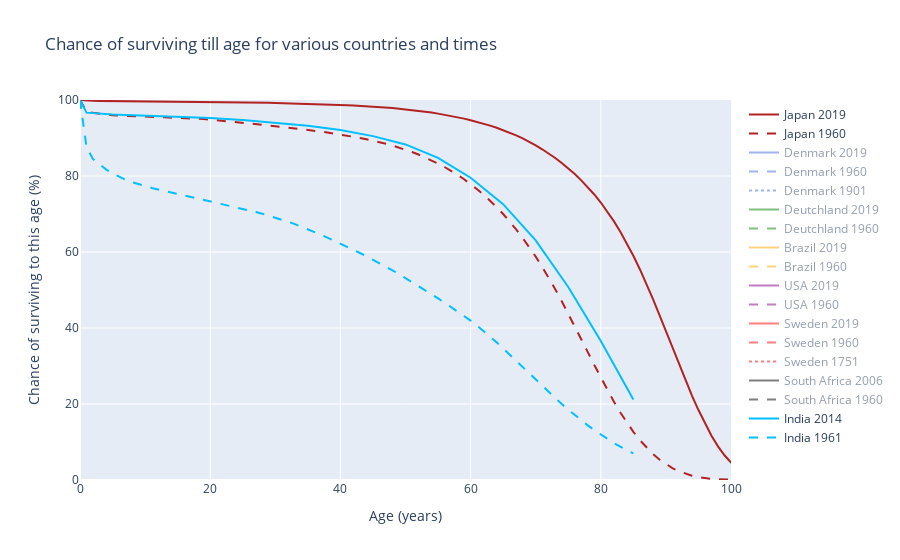

The notebook cell this image was saved under:
### Markdown cell above
### Code

### Code cell
# countries: 'Japan', 'Denmark', 'Deutchland', 'Brazil', 'USA', 'Sweden', 'Bolivia', 'South_Africa'

# make dict with countries and years
all_data = dict()

country = "Japan"
# Make plot for Japan 1960
year = 1960
df = pd.read_csv('life_tables/' + country + '.csv')
df = df[df['Year1'] == year]
df = df[df['TypeLT'] == 1]
df = df[["Age", "l(x)", "Sex"]]
df = df.groupby(['Age']).sum()
df = df[['l(x)']]
all_data[(country, year)] = df

# Make plot for Japan 2019
year = 2019
df = pd.read_csv('life_tables/' + country + '.csv')
df = df[df['Year1'] == year]
df = df[df['TypeLT'] == 1]
df = df[["Age", "l(x)", "Sex"]]
df = df.groupby(['Age']).sum()
df = df[['l(x)']]
all_data[(country, year)] = df

country = "Denmark"
# Make plot for Denmark 1960
year = 1960
df = pd.read_csv('life_tables/' + country + '.csv')
df = df[df['Year1'] == 1961]
df = df[df['TypeLT'] == 1]
df = df[["Age", "l(x)", "Sex"]]
df = df.groupby(['Age']).sum()
df = df[['l(x)']]
all_data[(country, year)] = df

# Make plot for Denmark 2019
year = 2019
df = pd.read_csv('life_tables/' + country + '.csv')
df = df[df['Year1'] == year]
df = df[df['TypeLT'] == 1]
df = df[["Age", "l(x)", "Sex"]]
df = df.groupby(['Age']).sum()
df = df[['l(x)']]
all_data[(country, year)] = df

# Make plot of Denmark 1901
year = 1901
df = pd.read_csv('life_tables/' + country + '.csv')
df = df[df['Year1'] == year]
df = df[df['TypeLT'] == 1]
df = df[["Age", "l(x)", "Sex"]]
df = df.groupby(['Age']).sum()
df = df[['l(x)']]
all_data[(country, year)] = df



country = "Deutchland"
# Make plot for Deutchland 1960
year = 1960
df = pd.read_csv('life_tables/' + country + '.csv')
df = df[df['Year1'] == year]
df = df[df['TypeLT'] == 1]
df = df[["Age", "l(x)", "Sex"]]
df = df.groupby(['Age']).sum()
df = df[['l(x)']]
all_data[(country, year)] = df

# Make plot for Deutchland 2019
year = 2019
df = pd.read_csv('life_tables/' + country + '.csv')
df = df[df['Year1'] == year]
df = df[df['TypeLT'] == 1]
df = df[["Age", "l(x)", "Sex"]]
df = df.groupby(['Age']).sum()
df = df[['l(x)']]
all_data[(country, year)] = df

# Make plot for Brazil 1960
country = "Brazil"
year = 1960
df = pd.read_csv('life_tables/' + country + '.csv')
df = df[df['Year1'] == year]
df = df[["Age", "l(x)", "Sex"]]
df = df.groupby(['Age']).sum()
df = df[['l(x)']]
all_data[(country, year)] = df


# Make plot for Brazil 2019
year = 2019
df = pd.read_csv('life_tables/' + country + '.csv')
df = df[df['Year1'] == year]
df = df[df['TypeLT'] == 1]
df = df[["Age", "l(x)", "Sex"]]
df = df.groupby(['Age']).sum()
df = df[['l(x)']]
all_data[(country, year)] = df

# Make plot for USA 1960
country = "USA"
year = 1960
df = pd.read_csv('life_tables/' + country + '.csv')
df = df[df['Year1'] == year]
df = df[df['TypeLT'] == 1]
df = df[["Age", "l(x)", "Sex"]]
df = df.groupby(['Age']).sum()
df = df[['l(x)']]
all_data[(country, year)] = df

# Make plot for USA 2019
year = 2019
df = pd.read_csv('life_tables/' + country + '.csv')
df = df[df['Year1'] == year]
df = df[df['TypeLT'] == 1]
df = df[["Age", "l(x)", "Sex"]]
df = df.groupby(['Age']).sum()
df = df[['l(x)']]
all_data[(country, year)] = df

# Make plot for Sweden 1960
country = "Sweden"
year = 1960
df = pd.read_csv('life_tables/' + country + '.csv')
df = df[df['Year1'] == year]
df = df[df['TypeLT'] == 1]
df = df[["Age", "l(x)", "Sex"]]
df = df.groupby(['Age']).sum()
df = df[['l(x)']]
all_data[(country, year)] = df

# Make plot for Sweden 2019
year = 2019
df = pd.read_csv('life_tables/' + country + '.csv')
df = df[df['Year1'] == year]
df = df[df['TypeLT'] == 1]
df = df[["Age", "l(x)", "Sex"]]
df = df.groupby(['Age']).sum()
df = df[['l(x)']]
all_data[(country, year)] = df

# Make plot of Sweden 1751
year = 1751
df = pd.read_csv('life_tables/' + country + '.csv')
df = df[df['Year1'] == year]
df = df[["Age", "l(x)", "Sex"]]
df = df.groupby(['Age']).sum()
df = df[['l(x)']]
all_data[(country, year)] = df
# Make plot for South Africa 1960
country = "South_Africa"
year = 1960
df = pd.read_csv('life_tables/' + country + '.csv')
df = df[df['Year1'] == year]
df = df[["Age", "l(x)", "Sex"]]
df = df.groupby(['Age']).sum()
df = df[['l(x)']]
all_data[(country, year)] = df

# Make plot for South Africa 2006
year = 2006
df = pd.read_csv('life_tables/' + country + '.csv')
df = df[df['Year1'] == year]
df = df[df['TypeLT'] == 1]
df = df[["Age", "l(x)", "Sex"]]
df = df.groupby(['Age']).sum()
df = df[['l(x)']]
all_data[(country, year)] = df

# Make plot of India 1961
country = "India"
year = 1961
df = pd.read_csv('life_tables/' + country + '.csv')
df = df[df['TypeLT'] == 1]
df = df[df['Year1'] == year]
df = df[["Age", "l(x)", "Sex"]]
df = df.groupby(['Age']).sum()
df = df[['l(x)']]
all_data[(country, year)] = df

# Make plot of India 2014
year = 2014
df = pd.read_csv('life_tables/' + country + '.csv')
df = df[df['Year1'] == year]
df = df[["Age", "l(x)", "Sex"]]
df = df.groupby(['Age']).sum()
df = df[['l(x)']]
all_data[(country, year)] = df

# For each country, divide by the first value to get a percentage
for key, val in all_data.items():
     divisor = val.head(1).values[0][0]
     for i in range(len(val)):
          val.iloc[i] = val.iloc[i] / divisor * 100
fig = go.Figure()

colors = ['firebrick', 'royalblue', 'green', 'orange', 'purple', 'red', 'black', 'deepskyblue']
styles = ['solid', 'dash', 'dot', 'dashdot']

# For each country, make a plot
for i, country in enumerate(['Japan', 'Denmark', 'Deutchland', 'Brazil', 'USA', 'Sweden', 'South_Africa', 'India']):
     for j, year in enumerate([2019, 2014, 2006, 1961, 1960, 1901, 1751]):
          if year > 2000:
               j = 0
          elif year < 2000 and year > 1950:
               j = 1
          else:
               j = 2

          if (country, year) in all_data:
               vis = 'legendonly'
               if country in ['India', 'Japan']:
                    vis = None
               fig.add_trace(go.Scatter(x=list(all_data[(country, year)].index.values), y=all_data[(country, year)].to_numpy()[:,0].tolist(), name=str(country + ' ' + str(year)).replace('_', ' '),
                                        line=dict(color=colors[i], width=2, dash=styles[j]), opacity=1, mode='lines', visible=vis, showlegend=True))

# Edit the layout
fig.update_layout(title='Chance of surviving till age for various countries and times',
                   xaxis_title='Age (years)',
                   yaxis_title='Chance of surviving to this age (%)',
                   yaxis_range=[0,100],
                   xaxis_range=[0,100])

fig.show()
fig.write_html("Survival_rate.html")

### Figure 1 — Plotly figure (JSON) as saved in the notebook; plotly's stock layout.template omitted (floating-point values rounded to 4 significant figures)
{"data": [{"line": {"color": "firebrick", "dash": "solid", "width": 2}, "mode": "lines", "name": "Japan 2019", "opacity": 1, "showlegend": true, "type": "scatter", "x": [0, 1, 2, 3, 4, 5, 6, 7, 8, 9, 10, 11, 12, 13, 14, 15, 16, 17, 18, 19, 20, 21, 22, 23, 24, 25, 26, 27, 28, 29, 30, 31, 32, 33, 34, 35, 36, 37, 38, 39, 40, 41, 42, 43, 44, 45, 46, 47, 48, 49, 50, 51, 52, 53, 54, 55, 56, 57, 58, 59, 60, 61, 62, 63, 64, 65, 66, 67, 68, 69, 70, 71, 72, 73, 74, 75, 76, 77, 78, 79, 80, 81, 82, 83, 84, 85, 86, 87, 88, 89, 90, 91, 92, 93, 94, 95, 96, 97, 98, 99, 100, 101, 102, 103, 104, 105], "y": [100, 99.81, 99.78, 99.77, 99.75, 99.74, 99.73, 99.72, 99.72, 99.71, 99.7, 99.7, 99.69, 99.68, 99.67, 99.66, 99.65, 99.63, 99.61, 99.59, 99.56, 99.53, 99.5, 99.46, 99.43, 99.39, 99.36, 99.33, 99.3, 99.26, 99.22, 99.18, 99.14, 99.09, 99.05, 99.0, 98.95, 98.89, 98.83, 98.77, 98.7, 98.62, 98.54, 98.46, 98.36, 98.26, 98.14, 98.02, 97.88, 97.72, 97.55, 97.36, 97.15, 96.92, 96.68, 96.42, 96.13, 95.82, 95.47, 95.1, 94.69, 94.25, 93.77, 93.25, 92.68, 92.07, 91.41, 90.68, 89.89, 89.02, 88.06, 87.03, 85.92, 84.73, 83.44, 82.04, 80.51, 78.86, 77.07, 75.13, 73.01, 70.68, 68.12, 65.32, 62.29, 59.01, 55.48, 51.7, 47.68, 43.48, 39.15, 34.8, 30.49, 26.26, 22.22, 18.41, 14.84, 11.64, 8.852, 6.511, 4.616, 3.143, 2.048, 1.272, 0.7485, 0.416]}, {"line": {"color": "firebrick", "dash": "dash", "width": 2}, "mode": "lines", "name": "Japan 1960", "opacity": 1, "showlegend": true, "type": "scatter", "x": [0, 1, 2, 3, 4, 5, 6, 7, 8, 9, 10, 11, 12, 13, 14, 15, 16, 17, 18, 19, 20, 21, 22, 23, 24, 25, 26, 27, 28, 29, 30, 31, 32, 33, 34, 35, 36, 37, 38, 39, 40, 41, 42, 43, 44, 45, 46, 47, 48, 49, 50, 51, 52, 53, 54, 55, 56, 57, 58, 59, 60, 61, 62, 63, 64, 65, 66, 67, 68, 69, 70, 71, 72, 73, 74, 75, 76, 77, 78, 79, 80, 81, 82, 83, 84, 85, 86, 87, 88, 89, 90, 91, 92, 93, 94, 95, 96, 97, 98, 99, 100, 101, 102, 103, 104, 105], "y": [100, 96.96, 96.63, 96.37, 96.17, 96.02, 95.9, 95.8, 95.72, 95.65, 95.59, 95.54, 95.49, 95.44, 95.4, 95.35, 95.28, 95.2, 95.1, 94.98, 94.85, 94.7, 94.54, 94.37, 94.2, 94.02, 93.84, 93.66, 93.48, 93.3, 93.12, 92.93, 92.75, 92.55, 92.35, 92.14, 91.92, 91.7, 91.46, 91.2, 90.93, 90.64, 90.34, 90.03, 89.69, 89.32, 88.92, 88.48, 88.01, 87.49, 86.92, 86.31, 85.65, 84.92, 84.13, 83.28, 82.37, 81.38, 80.3, 79.13, 77.87, 76.52, 75.06, 73.5, 71.82, 70.0, 68.03, 65.93, 63.69, 61.31, 58.78, 56.09, 53.23, 50.21, 47.06, 43.8, 40.46, 37.07, 33.66, 30.26, 26.94, 23.73, 20.66, 17.77, 15.11, 12.67, 10.49, 8.544, 6.846, 5.384, 4.149, 3.125, 2.294, 1.638, 1.133, 0.7565, 0.485, 0.298, 0.1735, 0.0955, 0.0495, 0.024, 0.011, 0.004, 0.0015, 0.0005]}, {"line": {"color": "royalblue", "dash": "solid", "width": 2}, "mode": "lines", "name": "Denmark 2019", "opacity": 1, "showlegend": true, "type": "scatter", "visible": "legendonly", "x": [0, 1, 2, 3, 4, 5, 6, 7, 8, 9, 10, 11, 12, 13, 14, 15, 16, 17, 18, 19, 20, 21, 22, 23, 24, 25, 26, 27, 28, 29, 30, 31, 32, 33, 34, 35, 36, 37, 38, 39, 40, 41, 42, 43, 44, 45, 46, 47, 48, 49, 50, 51, 52, 53, 54, 55, 56, 57, 58, 59, 60, 61, 62, 63, 64, 65, 66, 67, 68, 69, 70, 71, 72, 73, 74, 75, 76, 77, 78, 79, 80, 81, 82, 83, 84, 85, 86, 87, 88, 89, 90, 91, 92, 93, 94, 95, 96, 97, 98, 99], "y": [100, 99.69, 99.67, 99.67, 99.66, 99.65, 99.64, 99.63, 99.62, 99.62, 99.62, 99.61, 99.61, 99.6, 99.6, 99.59, 99.57, 99.55, 99.54, 99.51, 99.48, 99.45, 99.43, 99.4, 99.37, 99.33, 99.29, 99.26, 99.22, 99.19, 99.15, 99.12, 99.08, 99.04, 99.0, 98.96, 98.9, 98.84, 98.78, 98.71, 98.64, 98.58, 98.51, 98.43, 98.34, 98.22, 98.09, 97.95, 97.81, 97.62, 97.42, 97.21, 96.95, 96.69, 96.39, 96.06, 95.7, 95.32, 94.89, 94.42, 93.83, 93.2, 92.48, 91.76, 90.95, 90.01, 89.04, 87.9, 86.75, 85.46, 84.09, 82.75, 81.34, 79.84, 78.12, 76.29, 74.09, 71.92, 69.62, 67.2, 64.49, 61.59, 58.56, 55.19, 51.52, 47.71, 43.79, 39.67, 35.42, 31.1, 27.03, 22.87, 19.07, 15.51, 12.48, 9.712, 7.43, 5.522, 3.966, 2.653]}, {"line": {"color": "royalblue", "dash": "dash", "width": 2}, "mode": "lines", "name": "Denmark 1960", "opacity": 1, "showlegend": true, "type": "scatter", "visible": "legendonly", "x": [0, 1, 2, 3, 4, 5, 6, 7, 8, 9, 10, 11, 12, 13, 14, 15, 16, 17, 18, 19, 20, 21, 22, 23, 24, 25, 26, 27, 28, 29, 30, 31, 32, 33, 34, 35, 36, 37, 38, 39, 40, 41, 42, 43, 44, 45, 46, 47, 48, 49, 50, 51, 52, 53, 54, 55, 56, 57, 58, 59, 60, 61, 62, 63, 64, 65, 66, 67, 68, 69, 70, 71, 72, 73, 74, 75, 76, 77, 78, 79, 80, 81, 82, 83, 84, 85, 86, 87, 88, 89, 90], "y": [100, 97.92, 97.79, 97.71, 97.63, 97.58, 97.53, 97.49, 97.44, 97.4, 97.37, 97.34, 97.31, 97.28, 97.25, 97.21, 97.17, 97.13, 97.07, 97.01, 96.94, 96.86, 96.78, 96.7, 96.63, 96.56, 96.49, 96.42, 96.34, 96.25, 96.17, 96.08, 95.98, 95.88, 95.78, 95.65, 95.53, 95.41, 95.26, 95.09, 94.91, 94.71, 94.5, 94.28, 94.04, 93.77, 93.48, 93.17, 92.82, 92.45, 92.03, 91.56, 91.06, 90.52, 89.91, 89.21, 88.46, 87.65, 86.76, 85.79, 84.74, 83.61, 82.38, 81.07, 79.66, 78.09, 76.4, 74.6, 72.61, 70.51, 68.33, 65.95, 63.34, 60.62, 57.78, 54.72, 51.54, 48.23, 44.7, 41.12, 37.46, 33.77, 30.13, 26.47, 22.94, 19.66, 16.55, 13.71, 11.19, 8.897, 6.913]}, {"line": {"color": "royalblue", "dash": "dot", "width": 2}, "mode": "lines", "name": "Denmark 1901", "opacity": 1, "showlegend": true, "type": "scatter", "visible": "legendonly", "x": [0, 1, 2, 3, 4, 5, 6, 7, 8, 9, 10, 11, 12, 13, 14, 15, 16, 17, 18, 19, 20, 21, 22, 23, 24, 25, 26, 27, 28, 29, 30, 31, 32, 33, 34, 35, 36, 37, 38, 39, 40, 41, 42, 43, 44, 45, 46, 47, 48, 49, 50, 51, 52, 53, 54, 55, 56, 57, 58, 59, 60, 61, 62, 63, 64, 65, 66, 67, 68, 69, 70, 71, 72, 73, 74, 75, 76, 77, 78, 79, 80, 81, 82, 83, 84, 85, 86, 87, 88, 89, 90], "y": [100, 88.26, 86.56, 85.88, 85.4, 85.04, 84.73, 84.45, 84.19, 83.95, 83.73, 83.51, 83.3, 83.09, 82.87, 82.64, 82.38, 82.1, 81.8, 81.49, 81.17, 80.83, 80.47, 80.1, 79.72, 79.33, 78.96, 78.6, 78.23, 77.85, 77.46, 77.06, 76.64, 76.22, 75.79, 75.34, 74.89, 74.42, 73.95, 73.46, 72.94, 72.4, 71.85, 71.28, 70.71, 70.13, 69.51, 68.88, 68.22, 67.53, 66.81, 66.06, 65.28, 64.47, 63.61, 62.71, 61.76, 60.76, 59.71, 58.6, 57.43, 56.23, 54.95, 53.59, 52.14, 50.59, 48.92, 47.17, 45.37, 43.51, 41.53, 39.48, 37.33, 35.04, 32.69, 30.33, 27.89, 25.44, 23.04, 20.72, 18.47, 16.28, 14.15, 12.13, 10.19, 8.37, 6.815, 5.487, 4.288, 3.219, 2.343]}, {"line": {"color": "green", "dash": "solid", "width": 2}, "mode": "lines", "name": "Deutchland 2019", "opacity": 1, "showlegend": true, "type": "scatter", "visible": "legendonly", "x": [0, 1, 2, 3, 4, 5, 6, 7, 8, 9, 10, 11, 12, 13, 14, 15, 16, 17, 18, 19, 20, 21, 22, 23, 24, 25, 26, 27, 28, 29, 30, 31, 32, 33, 34, 35, 36, 37, 38, 39, 40, 41, 42, 43, 44, 45, 46, 47, 48, 49, 50, 51, 52, 53, 54, 55, 56, 57, 58, 59, 60, 61, 62, 63, 64, 65, 66, 67, 68, 69, 70, 71, 72, 73, 74, 75, 76, 77, 78, 79, 80, 81, 82, 83, 84, 85, 86, 87, 88, 89, 90, 91, 92, 93, 94, 95, 96, 97, 98, 99, 100], "y": [100, 99.69, 99.67, 99.66, 99.65, 99.64, 99.63, 99.62, 99.61, 99.61, 99.6, 99.59, 99.59, 99.58, 99.57, 99.56, 99.55, 99.53, 99.51, 99.48, 99.45, 99.41, 99.38, 99.35, 99.32, 99.29, 99.26, 99.22, 99.19, 99.15, 99.11, 99.07, 99.02, 98.97, 98.91, 98.85, 98.78, 98.71, 98.63, 98.54, 98.44, 98.34, 98.23, 98.11, 97.97, 97.82, 97.67, 97.49, 97.31, 97.07, 96.83, 96.56, 96.26, 95.93, 95.56, 95.16, 94.71, 94.22, 93.68, 93.07, 92.42, 91.7, 90.92, 90.07, 89.14, 88.14, 87.06, 85.91, 84.68, 83.38, 82.0, 80.52, 78.94, 77.23, 75.46, 73.58, 71.61, 69.47, 67.17, 64.75, 62.16, 59.33, 56.27, 53.02, 49.52, 45.77, 41.79, 37.6, 33.33, 29.04, 24.81, 18.38, 15.06, 11.99, 9.323, 7.041, 5.163, 3.661, 2.518, 1.674, 1.076]}, {"line": {"color": "green", "dash": "dash", "width": 2}, "mode": "lines", "name": "Deutchland 1960", "opacity": 1, "showlegend": true, "type": "scatter", "visible": "legendonly", "x": [0, 1, 2, 3, 4, 5, 6, 7, 8, 9, 10, 11, 12, 13, 14, 15, 16, 17, 18, 19, 20, 21, 22, 23, 24, 25, 26, 27, 28, 29, 30, 31, 32, 33, 34, 35, 36, 37, 38, 39, 40, 41, 42, 43, 44, 45, 46, 47, 48, 49, 50, 51, 52, 53, 54, 55, 56, 57, 58, 59, 60, 61, 62, 63, 64, 65, 66, 67, 68, 69, 70, 71, 72, 73, 74, 75, 76, 77, 78, 79, 80, 81, 82, 83, 84, 85, 86, 87, 88, 89, 90, 91, 92, 93, 94, 95, 96, 97, 98, 99, 100], "y": [100, 96.73, 96.51, 96.39, 96.3, 96.22, 96.16, 96.1, 96.05, 96.01, 95.97, 95.93, 95.9, 95.86, 95.82, 95.78, 95.72, 95.65, 95.57, 95.47, 95.35, 95.23, 95.11, 94.99, 94.88, 94.76, 94.65, 94.53, 94.42, 94.3, 94.17, 94.05, 93.92, 93.78, 93.64, 93.49, 93.33, 93.16, 92.97, 92.78, 92.56, 92.33, 92.09, 91.82, 91.54, 91.23, 90.89, 90.53, 90.13, 89.69, 89.2, 88.69, 88.11, 87.48, 86.79, 86.02, 85.18, 84.27, 83.26, 82.16, 80.96, 79.64, 78.23, 76.71, 75.07, 73.31, 71.42, 69.4, 67.26, 64.99, 62.56, 60.01, 57.31, 54.45, 51.44, 48.27, 44.98, 41.57, 38.08, 34.57, 31.05, 27.55, 24.14, 20.86, 17.75, 14.85, 12.23, 9.857, 7.772, 6.01, 4.522, 2.196, 1.574, 1.105, 0.7593, 0.5113, 0.3378, 0.2192, 0.14, 0.088, 0.0545]}, {"line": {"color": "orange", "dash": "solid", "width": 2}, "mode": "lines", "name": "Brazil 2019", "opacity": 1, "showlegend": true, "type": "scatter", "visible": "legendonly", "x": [0, 1, 2, 3, 4, 5, 6, 7, 8, 9, 10, 11, 12, 13, 14, 15, 16, 17, 18, 19, 20, 21, 22, 23, 24, 25, 26, 27, 28, 29, 30, 31, 32, 33, 34, 35, 36, 37, 38, 39, 40, 41, 42, 43, 44, 45, 46, 47, 48, 49, 50, 51, 52, 53, 54, 55, 56, 57, 58, 59, 60, 61, 62, 63, 64, 65, 66, 67, 68, 69, 70, 71, 72, 73, 74, 75, 76, 77, 78, 79, 80], "y": [100, 98.81, 98.73, 98.68, 98.64, 98.61, 98.58, 98.56, 98.53, 98.51, 98.49, 98.47, 98.45, 98.42, 98.39, 98.35, 98.29, 98.2, 98.11, 98, 97.88, 97.76, 97.63, 97.49, 97.35, 97.21, 97.07, 96.93, 96.79, 96.65, 96.5, 96.36, 96.2, 96.04, 95.88, 95.71, 95.54, 95.35, 95.16, 94.96, 94.75, 94.52, 94.28, 94.03, 93.76, 93.46, 93.15, 92.81, 92.44, 92.05, 91.63, 91.17, 90.69, 90.17, 89.62, 89.03, 88.39, 87.72, 87.0, 86.23, 85.42, 84.55, 83.62, 82.64, 81.59, 80.46, 79.26, 77.98, 76.6, 75.13, 73.56, 71.88, 70.08, 68.18, 66.15, 64.0, 61.73, 59.35, 56.85, 54.24, 51.52]}, {"line": {"color": "orange", "dash": "dash", "width": 2}, "mode": "lines", "name": "Brazil 1960", "opacity": 1, "showlegend": true, "type": "scatter", "visible": "legendonly", "x": [0, 1, 5, 10, 15, 20, 25, 30, 35, 40, 45, 50, 55, 60, 65, 70, 75, 80, 85, 90, 95, 100], "y": [100, 88.35, 83.69, 82.58, 81.93, 81.02, 79.68, 77.92, 75.81, 73.37, 70.53, 67.05, 62.57, 56.82, 49.44, 40.3, 29.7, 18.56, 8.551, 2.601, 0.4725, 0.046]}, {"line": {"color": "purple", "dash": "solid", "width": 2}, "mode": "lines", "name": "USA 2019", "opacity": 1, "showlegend": true, "type": "scatter", "visible": "legendonly", "x": [0, 1, 2, 3, 4, 5, 6, 7, 8, 9, 10, 11, 12, 13, 14, 15, 16, 17, 18, 19, 20, 21, 22, 23, 24, 25, 26, 27, 28, 29, 30, 31, 32, 33, 34, 35, 36, 37, 38, 39, 40, 41, 42, 43, 44, 45, 46, 47, 48, 49, 50, 51, 52, 53, 54, 55, 56, 57, 58, 59, 60, 61, 62, 63, 64, 65, 66, 67, 68, 69, 70, 71, 72, 73, 74, 75, 76, 77, 78, 79, 80, 81, 82, 83, 84, 85, 86, 87, 88, 89, 90, 91, 92, 93, 94, 95, 96, 97, 98, 99, 100], "y": [100, 99.43, 99.38, 99.36, 99.33, 99.32, 99.3, 99.29, 99.28, 99.26, 99.25, 99.24, 99.23, 99.22, 99.2, 99.17, 99.13, 99.09, 99.03, 98.97, 98.9, 98.82, 98.73, 98.64, 98.54, 98.43, 98.33, 98.21, 98.09, 97.97, 97.84, 97.7, 97.55, 97.39, 97.23, 97.06, 96.88, 96.7, 96.51, 96.31, 96.11, 95.9, 95.68, 95.45, 95.2, 94.94, 94.66, 94.37, 94.05, 93.71, 93.35, 92.96, 92.53, 92.08, 91.58, 91.04, 90.45, 89.83, 89.16, 88.45, 87.69, 86.87, 85.99, 85.07, 84.1, 83.08, 82.02, 80.89, 79.7, 78.44, 77.1, 75.67, 74.15, 72.53, 70.8, 68.94, 66.95, 64.81, 62.52, 60.05, 57.41, 54.6, 51.64, 48.51, 45.23, 41.81, 38.26, 34.64, 30.98, 27.34, 23.78, 20.35, 17.11, 14.11, 11.39, 8.997, 6.936, 5.212, 3.813, 2.713, 1.875]}, {"line": {"color": "purple", "dash": "dash", "width": 2}, "mode": "lines", "name": "USA 1960", "opacity": 1, "showlegend": true, "type": "scatter", "visible": "legendonly", "x": [0, 1, 2, 3, 4, 5, 6, 7, 8, 9, 10, 11, 12, 13, 14, 15, 16, 17, 18, 19, 20, 21, 22, 23, 24, 25, 26, 27, 28, 29, 30, 31, 32, 33, 34, 35, 36, 37, 38, 39, 40, 41, 42, 43, 44, 45, 46, 47, 48, 49, 50, 51, 52, 53, 54, 55, 56, 57, 58, 59, 60, 61, 62, 63, 64, 65, 66, 67, 68, 69, 70, 71, 72, 73, 74, 75, 76, 77, 78, 79, 80, 81, 82, 83, 84, 85, 86, 87, 88, 89, 90, 91, 92, 93, 94, 95, 96, 97, 98, 99, 100, 101, 102, 103, 104, 105, 106, 107, 108, 109], "y": [100, 97.4, 97.23, 97.13, 97.05, 96.98, 96.92, 96.87, 96.83, 96.78, 96.75, 96.71, 96.68, 96.64, 96.59, 96.53, 96.47, 96.39, 96.29, 96.2, 96.09, 95.98, 95.86, 95.74, 95.62, 95.5, 95.38, 95.25, 95.13, 95.0, 94.87, 94.73, 94.59, 94.44, 94.28, 94.11, 93.92, 93.73, 93.51, 93.27, 93.01, 92.73, 92.42, 92.08, 91.71, 91.31, 90.86, 90.38, 89.86, 89.28, 88.65, 87.96, 87.2, 86.39, 85.52, 84.6, 83.63, 82.59, 81.49, 80.29, 78.99, 77.59, 76.08, 74.48, 72.78, 71.01, 69.16, 67.22, 65.19, 63.06, 60.84, 58.51, 56.08, 53.55, 50.94, 48.26, 45.51, 42.7, 39.81, 36.83, 33.77, 30.65, 27.54, 24.49, 21.56, 18.8, 16.21, 13.82, 11.62, 9.62, 7.833, 6.261, 4.907, 3.768, 2.831, 2.08, 1.493, 1.044, 0.7115, 0.4715, 0.3035, 0.189, 0.114, 0.0655, 0.037, 0.0195, 0.01, 0.0045, 0.002, 0.001]}, {"line": {"color": "red", "dash": "solid", "width": 2}, "mode": "lines", "name": "Sweden 2019", "opacity": 1, "showlegend": true, "type": "scatter", "visible": "legendonly", "x": [0, 1, 2, 3, 4, 5, 6, 7, 8, 9, 10, 11, 12, 13, 14, 15, 16, 17, 18, 19, 20, 21, 22, 23, 24, 25, 26, 27, 28, 29, 30, 31, 32, 33, 34, 35, 36, 37, 38, 39, 40, 41, 42, 43, 44, 45, 46, 47, 48, 49, 50, 51, 52, 53, 54, 55, 56, 57, 58, 59, 60, 61, 62, 63, 64, 65, 66, 67, 68, 69, 70, 71, 72, 73, 74, 75, 76, 77, 78, 79, 80, 81, 82, 83, 84, 85, 86, 87, 88, 89, 90, 91, 92, 93, 94, 95, 96, 97, 98, 99, 100, 101, 102, 103, 104, 105, 106, 107, 108, 109, 110], "y": [100, 99.79, 99.77, 99.77, 99.76, 99.75, 99.74, 99.73, 99.73, 99.72, 99.72, 99.71, 99.71, 99.7, 99.69, 99.69, 99.67, 99.65, 99.64, 99.6, 99.57, 99.52, 99.48, 99.44, 99.4, 99.35, 99.29, 99.25, 99.21, 99.16, 99.12, 99.07, 99.02, 98.96, 98.93, 98.87, 98.81, 98.76, 98.69, 98.63, 98.56, 98.49, 98.41, 98.33, 98.24, 98.15, 98.04, 97.93, 97.82, 97.7, 97.56, 97.42, 97.25, 97.05, 96.82, 96.59, 96.3, 96.0, 95.65, 95.31, 94.91, 94.46, 93.95, 93.36, 92.75, 92.1, 91.37, 90.51, 89.68, 88.67, 87.64, 86.49, 85.3, 83.88, 82.37, 80.7, 78.88, 76.93, 74.8, 72.55, 69.95, 67.14, 64.17, 60.8, 57.18, 53.39, 49.32, 44.94, 40.48, 35.91, 31.44, 26.86, 22.65, 18.5, 14.79, 11.57, 8.816, 6.521, 4.668, 3.225, 2.142, 1.363, 0.8265, 0.476, 0.259, 0.132, 0.063, 0.028, 0.011, 0.0045, 0.0015]}, {"line": {"color": "red", "dash": "dash", "width": 2}, "mode": "lines", "name": "Sweden 1960", "opacity": 1, "showlegend": true, "type": "scatter", "visible": "legendonly", "x": [0, 1, 2, 3, 4, 5, 6, 7, 8, 9, 10, 11, 12, 13, 14, 15, 16, 17, 18, 19, 20, 21, 22, 23, 24, 25, 26, 27, 28, 29, 30, 31, 32, 33, 34, 35, 36, 37, 38, 39, 40, 41, 42, 43, 44, 45, 46, 47, 48, 49, 50, 51, 52, 53, 54, 55, 56, 57, 58, 59, 60, 61, 62, 63, 64, 65, 66, 67, 68, 69, 70, 71, 72, 73, 74, 75, 76, 77, 78, 79, 80, 81, 82, 83, 84, 85, 86, 87, 88, 89, 90, 91, 92, 93, 94], "y": [100, 98.43, 98.31, 98.24, 98.18, 98.11, 98.06, 98.01, 97.96, 97.93, 97.91, 97.87, 97.85, 97.82, 97.79, 97.75, 97.7, 97.65, 97.58, 97.5, 97.43, 97.35, 97.28, 97.2, 97.12, 97.05, 96.98, 96.89, 96.82, 96.72, 96.63, 96.54, 96.44, 96.35, 96.23, 96.12, 96.01, 95.87, 95.73, 95.59, 95.44, 95.26, 95.08, 94.89, 94.68, 94.44, 94.16, 93.89, 93.57, 93.2, 92.82, 92.41, 91.97, 91.45, 90.94, 90.36, 89.72, 89.0, 88.2, 87.35, 86.38, 85.33, 84.22, 83.01, 81.65, 80.15, 78.56, 76.86, 74.98, 72.93, 70.72, 68.27, 65.7, 62.99, 59.94, 56.78, 53.5, 50.08, 46.43, 42.62, 38.92, 35.19, 31.33, 27.53, 23.94, 20.46, 17.31, 14.31, 11.6, 9.216, 7.187, 5.428, 4.05, 2.988, 2.099]}, {"line": {"color": "red", "dash": "dot", "width": 2}, "mode": "lines", "name": "Sweden 1751", "opacity": 1, "showlegend": true, "type": "scatter", "visible": "legendonly", "x": [0, 1, 3, 5, 10, 15, 20, 25, 30, 35, 40, 45, 50, 55, 60, 65, 70, 75, 80, 85, 90], "y": [100, 79.2, 70.95, 66.95, 62.47, 60.21, 58.09, 55.6, 52.78, 49.63, 46.62, 42.92, 39.21, 34.96, 30.43, 24.75, 18.33, 11.56, 6.03, 2.17, 0.475]}, {"line": {"color": "black", "dash": "solid", "width": 2}, "mode": "lines", "name": "South Africa 2006", "opacity": 1, "showlegend": true, "type": "scatter", "visible": "legendonly", "x": [0, 1, 2, 3, 4, 5, 6, 7, 8, 9, 10, 11, 12, 13, 14, 15, 16, 17, 18, 19, 20, 21, 22, 23, 24, 25, 26, 27, 28, 29, 30, 31, 32, 33, 34, 35, 36, 37, 38, 39, 40, 41, 42, 43, 44, 45, 46, 47, 48, 49, 50, 51, 52, 53, 54, 55, 56, 57, 58, 59, 60, 61, 62, 63, 64, 65, 66, 67, 68, 69, 70, 71, 72, 73, 74, 75, 76, 77, 78, 79, 80, 81, 82, 83, 84, 85, 86, 87, 88, 89, 90], "y": [100, 96.86, 95.85, 95.44, 95.2, 95.04, 94.92, 94.82, 94.72, 94.63, 94.55, 94.48, 94.41, 94.34, 94.27, 94.18, 94.08, 93.96, 93.8, 93.62, 93.4, 93.14, 92.83, 92.48, 92.06, 91.6, 91.07, 90.48, 89.84, 89.14, 88.38, 87.58, 86.75, 85.88, 85.0, 84.1, 83.19, 82.28, 81.37, 80.47, 79.57, 78.68, 77.8, 76.91, 76.02, 75.12, 74.22, 73.32, 72.4, 71.47, 70.53, 69.56, 68.56, 67.54, 66.48, 65.38, 64.24, 63.06, 61.83, 60.56, 59.24, 57.88, 56.46, 54.98, 53.46, 51.87, 50.24, 48.55, 46.81, 45.02, 43.19, 41.31, 39.38, 37.42, 35.41, 33.36, 31.29, 29.2, 27.11, 25.03, 22.98, 20.97, 19.02, 17.14, 15.34, 13.64, 12.05, 10.56, 9.187, 7.916, 6.745]}, {"line": {"color": "black", "dash": "dash", "width": 2}, "mode": "lines", "name": "South Africa 1960", "opacity": 1, "showlegend": true, "type": "scatter", "visible": "legendonly", "x": [0, 1, 5, 10, 15, 20, 25, 30, 35, 40, 45, 50, 55, 60, 65, 70, 75, 80, 85], "y": [100, 92.21, 88.95, 88.44, 87.2, 86.49, 85.35, 84.07, 82.46, 80.34, 77.55, 73.76, 68.66, 61.63, 52.53, 41.56, 30.26, 19.07, 3.911]}, {"line": {"color": "deepskyblue", "dash": "solid", "width": 2}, "mode": "lines", "name": "India 2014", "opacity": 1, "showlegend": true, "type": "scatter", "x": [0, 1, 5, 10, 15, 20, 25, 30, 35, 40, 45, 50, 55, 60, 65, 70, 75, 80, 85], "y": [100, 96.67, 96.2, 95.93, 95.67, 95.27, 94.72, 94.06, 93.24, 92.09, 90.5, 88.3, 84.75, 79.54, 72.59, 63.05, 50.79, 36.6, 21.19]}, {"line": {"color": "deepskyblue", "dash": "dash", "width": 2}, "mode": "lines", "name": "India 1961", "opacity": 1, "showlegend": true, "type": "scatter", "x": [0, 1, 2, 3, 4, 5, 6, 7, 8, 9, 10, 11, 12, 13, 14, 15, 16, 17, 18, 19, 20, 21, 22, 23, 24, 25, 26, 27, 28, 29, 30, 31, 32, 33, 34, 35, 36, 37, 38, 39, 40, 41, 42, 43, 44, 45, 46, 47, 48, 49, 50, 51, 52, 53, 54, 55, 56, 57, 58, 59, 60, 61, 62, 63, 64, 65, 66, 67, 68, 69, 70, 71, 72, 73, 74, 75, 76, 77, 78, 79, 80, 81, 82, 83, 84, 85], "y": [100, 87.57, 84.43, 83.0, 81.75, 80.69, 79.78, 79.02, 78.36, 77.8, 77.31, 76.86, 76.46, 76.06, 75.69, 75.34, 74.98, 74.62, 74.25, 73.87, 73.48, 73.08, 72.67, 72.26, 71.84, 71.41, 70.98, 70.53, 70.06, 69.57, 69.07, 68.53, 67.95, 67.34, 66.69, 66.01, 65.3, 64.57, 63.8, 63.02, 62.22, 61.4, 60.58, 59.73, 58.88, 58.0, 57.09, 56.15, 55.17, 54.17, 53.15, 52.1, 51.04, 49.97, 48.88, 47.79, 46.69, 45.56, 44.4, 43.2, 41.95, 40.64, 39.25, 37.78, 36.22, 34.62, 32.98, 31.31, 29.63, 27.97, 26.31, 24.68, 23.07, 21.51, 19.98, 18.51, 17.08, 15.7, 14.38, 13.12, 11.93, 10.8, 9.746, 8.758, 7.84, 6.989]}], "layout": {"title": {"text": "Chance of surviving till age for various countries and times"}, "xaxis": {"range": [0, 100], "title": {"text": "Age (years)"}}, "yaxis": {"range": [0, 100], "title": {"text": "Chance of surviving to this age (%)"}}}}
